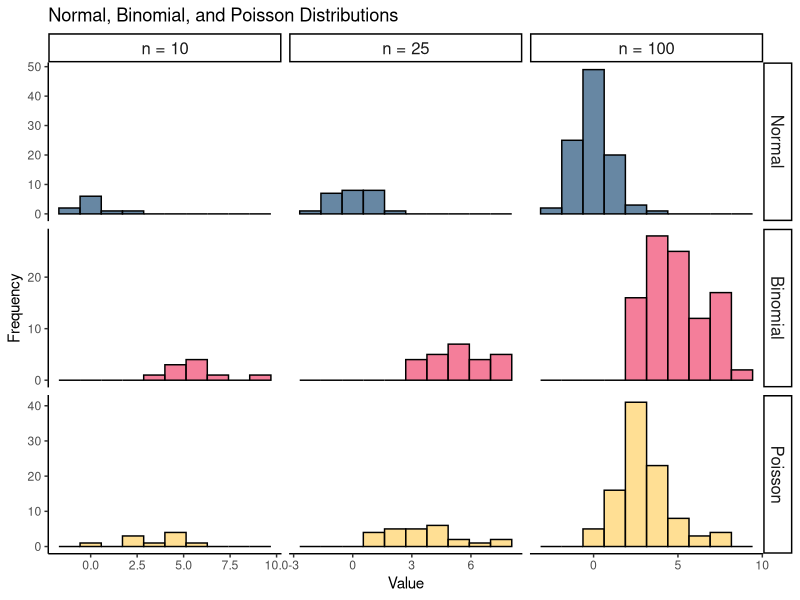

Source code (R):
# Load libraries
library(tidyverse)

# Set seed for reproducibility
set.seed(123)

# Sample sizes
sample_sizes <- c(10, 25, 100)

# Normal Distribution Parameters
mean_norm <- 0
sd_norm <- 1

# Binomial Distribution Parameters
size_binom <- 10
prob_binom <- 0.5

# Poisson Distribution Parameters
lambda_pois <- 3

# Create empty data frame to store all samples
all_samples <- data.frame()

# Loop through each sample size and distribution
for (n in sample_sizes) {
  
  # Normal Distribution
  norm_samples <- rnorm(n, mean = mean_norm, sd = sd_norm)
  norm_df <- data.frame(
    value = norm_samples,
    distribution = "Normal",
    sample_size = paste("n =", n)
  )
  
  # Binomial Distribution
  binom_samples <- rbinom(n, size = size_binom, prob = prob_binom)
  binom_df <- data.frame(
    value = binom_samples,
    distribution = "Binomial",
    sample_size = paste("n =", n)
  )
  
  # Poisson Distribution
  pois_samples <- rpois(n, lambda = lambda_pois)
  pois_df <- data.frame(
    value = pois_samples,
    distribution = "Poisson",
    sample_size = paste("n =", n)
  )
  
  # Combine data for all distributions
  all_samples <- bind_rows(all_samples, norm_df, binom_df, pois_df)
}

# Organize and label
all_samples$distribution <- factor(all_samples$distribution, 
                                   levels = c("Normal", "Binomial", "Poisson"))
all_samples$sample_size <- factor(all_samples$sample_size, 
                                  levels = c("n = 10", "n = 25", "n = 100"))

# Plot all distributions using ggplot2
ggplot(all_samples, aes(x = value, fill = distribution)) +
  geom_histogram(color = "black", bins = 10, alpha = 0.7) +
  facet_grid(distribution ~ sample_size, scales = "free") +
  scale_fill_manual(values = c("Normal" = "#26547c", 
                               "Binomial" = "#ef476f", 
                               "Poisson" = "#ffd166")) +
  labs(title = "Normal, Binomial, and Poisson Distributions",
       x = "Value",
       y = "Frequency",
       fill = "Distribution") +
  theme_classic() +
  theme(strip.text = element_text(size = 12),
        legend.position = "none")
